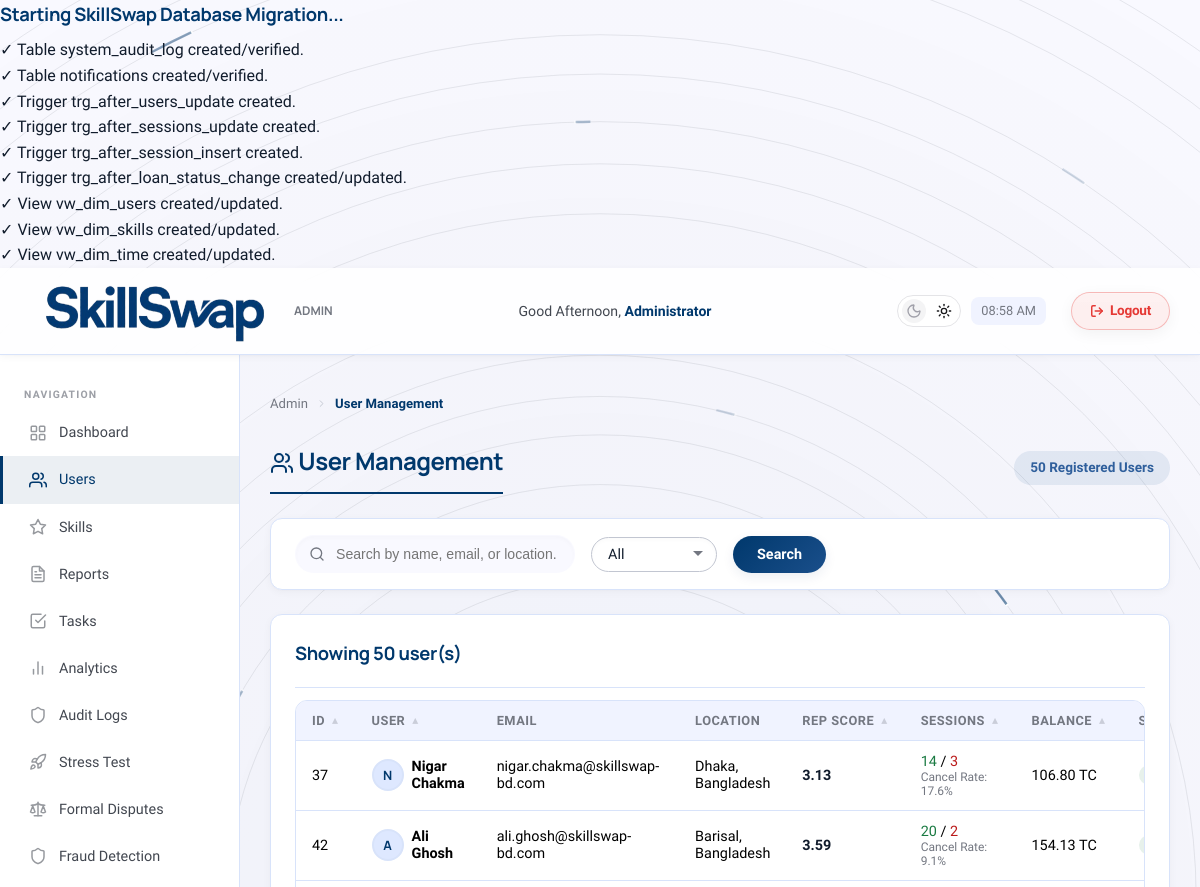
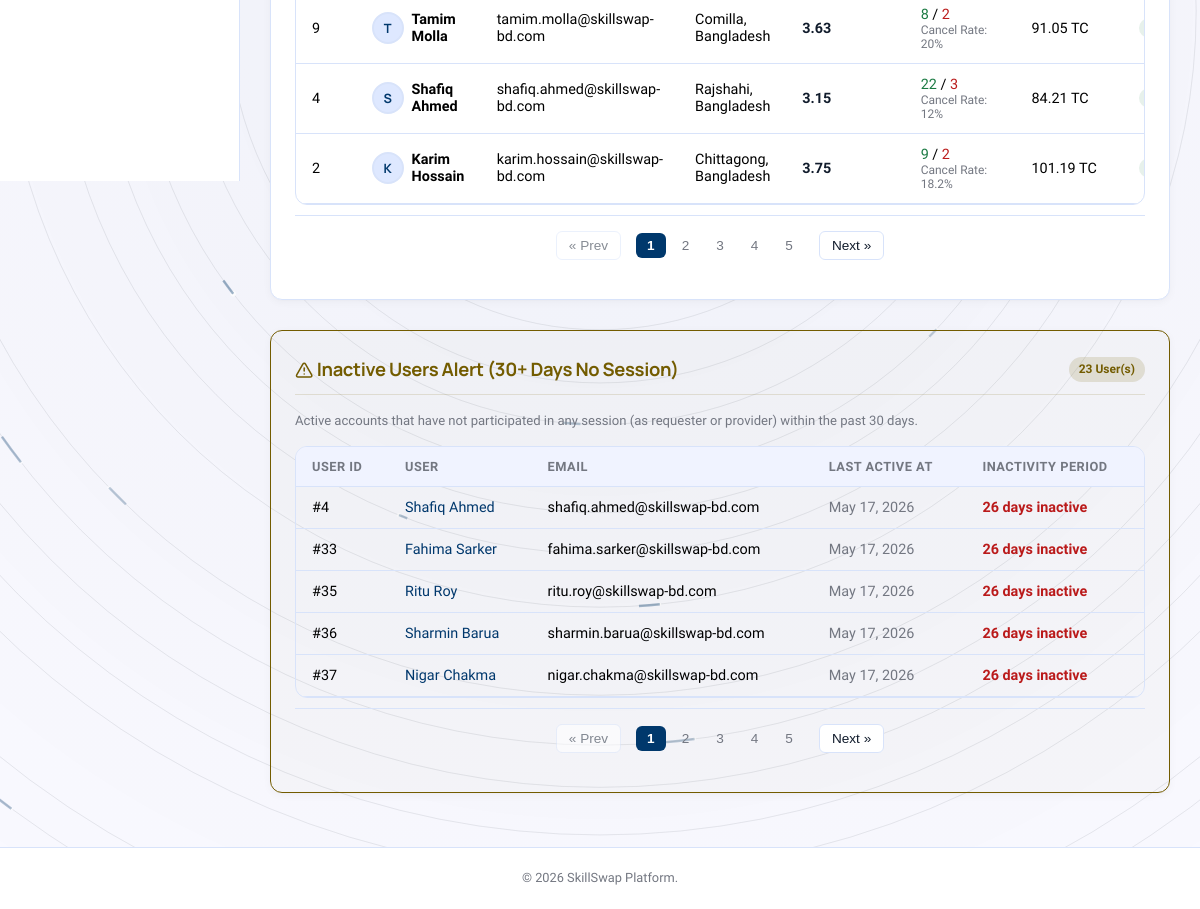
Before: /admin/users.php (signed in) with the older database file (2 pictures, top to bottom).
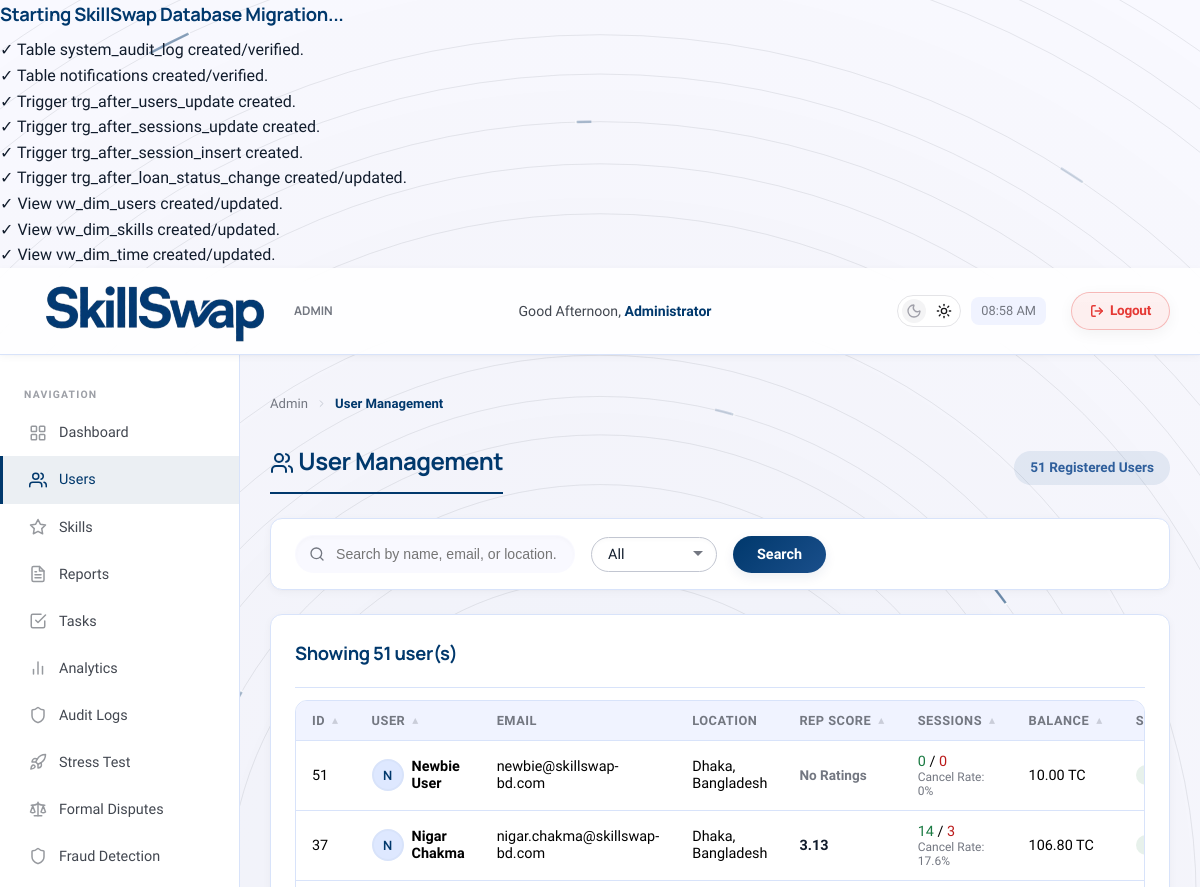
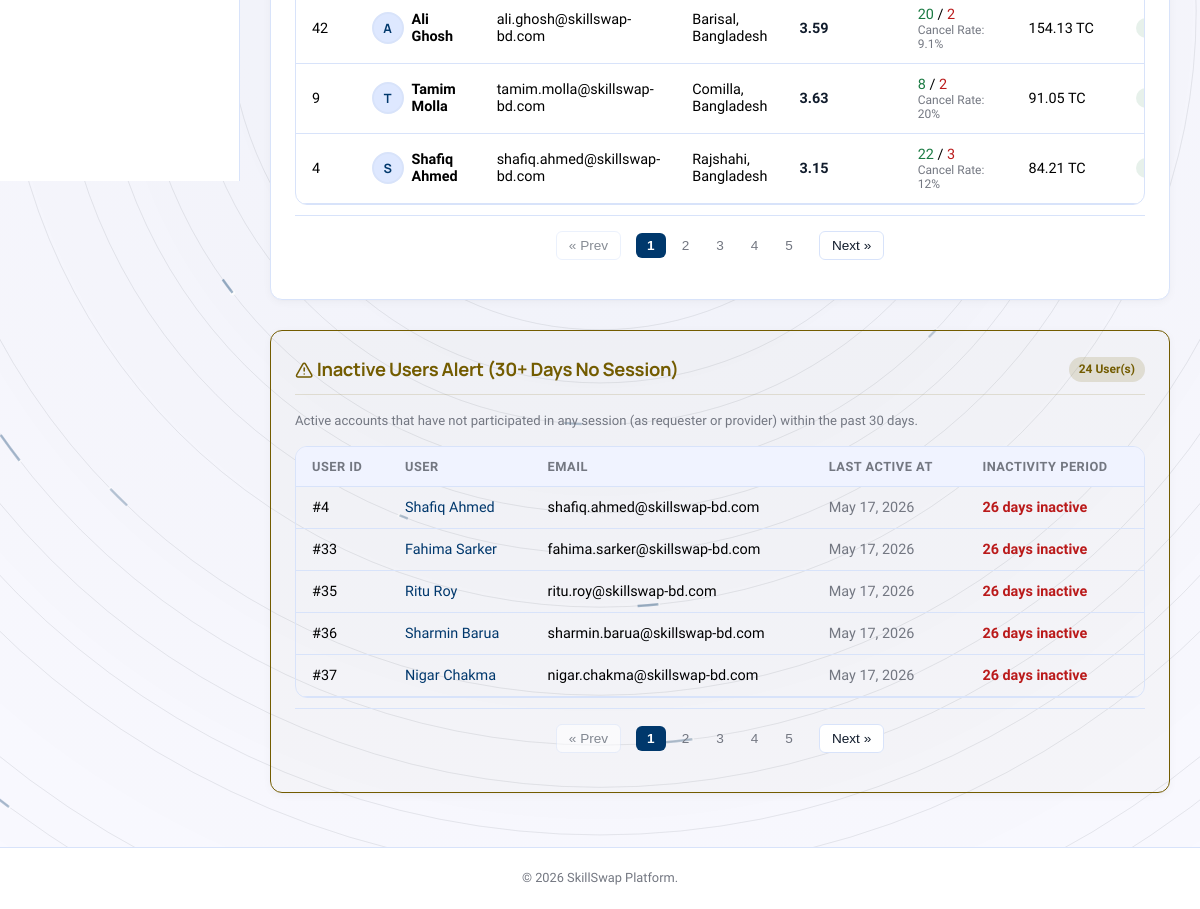
After: the same page with the newer database file (2 pictures, top to bottom).
### tables this page shows
CREATE TABLE IF NOT EXISTS users (
    user_id INT AUTO_INCREMENT PRIMARY KEY,
    name VARCHAR(100) NOT NULL,
    email VARCHAR(100) UNIQUE NOT NULL,
    password_hash VARCHAR(255) NOT NULL,
    location VARCHAR(100) NOT NULL,
    bio TEXT,
    profile_photo MEDIUMBLOB,
    profile_photo_mime VARCHAR(50),
    reliability_score DECIMAL(5, 2) DEFAULT NULL,
    status ENUM('active', 'suspended') DEFAULT 'active',
    created_at TIMESTAMP DEFAULT CURRENT_TIMESTAMP,
    last_active_at TIMESTAMP DEFAULT CURRENT_TIMESTAMP ON UPDATE CURRENT_TIMESTAMP,
    availability_schedule TEXT,
    availability_locked TINYINT(1) DEFAULT 0
);

CREATE TABLE IF NOT EXISTS reputation (
    user_id INT PRIMARY KEY,
    current_score DECIMAL(5, 2) DEFAULT NULL,
    completed_sessions INT DEFAULT 0,
    cancelled_sessions INT DEFAULT 0,
    no_show_decay DECIMAL(5, 2) DEFAULT 0.00,
    last_decay_date DATE,
    mentor_level VARCHAR(50) DEFAULT 'Novice',
    FOREIGN KEY (user_id) REFERENCES users(user_id) ON DELETE CASCADE
);

CREATE TABLE IF NOT EXISTS wallet (
    wallet_id INT AUTO_INCREMENT PRIMARY KEY,
    user_id INT UNIQUE NOT NULL,
    balance DECIMAL(15, 2) DEFAULT 0.00 CHECK (balance >= 0.00),
    last_updated TIMESTAMP DEFAULT CURRENT_TIMESTAMP ON UPDATE CURRENT_TIMESTAMP,
    FOREIGN KEY (user_id) REFERENCES users(user_id) ON DELETE CASCADE
);

### admin/users.php (the view, shortened to what the rows shown need)
<?php
require_once __DIR__ . '/../config/db.php';
$search = trim($_GET['search'] ?? '');
$filter_status = $_GET['status'] ?? 'all';
$sort = trim($_GET['sort'] ?? 'joined');
$order = trim($_GET['order'] ?? 'desc');
$allowed_sorts = [
    'id' => 'u.user_id',
    'name' => 'u.name',
    'rep' => 'r.current_score',
    'sessions' => 'r.completed_sessions',
    'balance' => 'w.balance',
    'joined' => 'u.created_at'
];
$sort_col = $allowed_sorts[$sort] ?? 'u.created_at';
$order = (strtolower($order) === 'asc') ? 'ASC' : 'DESC';
function getSortUrl($col, $dir, $search, $filter_status) {
    $query = [
        'sort' => $col,
        'order' => $dir
    ];
    return 'users.php?' . http_build_query($query);
}
function renderSortButtons($col, $current_sort, $current_order, $search, $filter_status) {
    if ($current_sort === $col) {
        if (strtolower($current_order) === 'asc') {
            $url = getSortUrl($col, 'desc', $search, $filter_status);
            return '
            <span class="sort-arrows">
                <a href="' . $url . '" class="sort-arrow active" title="Sorted Ascending. Click to sort Descending">&#x25B4;</a>
            </span>';
        } else {
            $url = getSortUrl($col, 'asc', $search, $filter_status);
            return '
            <span class="sort-arrows">
                <a href="' . $url . '" class="sort-arrow active" title="Sorted Descending. Click to sort Ascending">&#x25BE;</a>
            </span>';
        }
    } else {
        $url = getSortUrl($col, 'asc', $search, $filter_status);
        return '
        <span class="sort-arrows">
            <a href="' . $url . '" class="sort-arrow" title="Click to sort Ascending">&#x25B4;</a>
        </span>';
    }
}
$where = "WHERE 1=1";
$params = [];
$types = '';
$sql = "
    SELECT u.*, r.current_score, r.completed_sessions, r.cancelled_sessions,
           w.balance
    FROM users u
    LEFT JOIN reputation r ON u.user_id = r.user_id
    LEFT JOIN wallet w ON u.user_id = w.user_id
    $where
    ORDER BY $sort_col $order
";
if (!empty($params)) {
    $stmt = $conn->prepare($sql);
    $stmt->bind_param($types, ...$params);
    $stmt->execute();
    $users = $stmt->get_result();
} else {
    $users = $conn->query($sql);
}
$inactive_users = $conn->query("
    SELECT u.user_id, u.name, u.email, u.last_active_at,
           DATEDIFF(NOW(), u.last_active_at) AS days_inactive
    FROM users u
    WHERE u.status = 'active'
      AND NOT EXISTS (
          SELECT 1 FROM exchange_sessions es
          WHERE (es.requester_id = u.user_id OR es.provider_id = u.user_id)
            AND es.scheduled_time >= DATE_SUB(NOW(), INTERVAL 30 DAY)
      )
    ORDER BY days_inactive DESC
");
include __DIR__ . '/../includes/admin_header.php';
?>
<div class="page-header">
    <h1 class="page-title" style="margin:0;"><i data-lucide="users" class="lucide-sm"></i> User Management</h1>
</div>
<div class="card" style="margin-bottom: 30px;">
    <?php if ($users->num_rows > 0): ?>
    <div class="table-wrapper">
        <table>
            <thead>
                <tr>
                    <th>
                        <span class="th-content">
                            <span>ID</span>
                            <?php echo renderSortButtons('id', $sort, $order, $search, $filter_status); ?>
                        </span>
                    </th>
                    <th>
                        <span class="th-content">
                            <span>User</span>
                            <?php echo renderSortButtons('name', $sort, $order, $search, $filter_status); ?>
                        </span>
                    </th>
                    <th>Email</th>
                    <th>Location</th>
                    <th>
                        <span class="th-content">
                            <span>Rep Score</span>
                            <?php echo renderSortButtons('rep', $sort, $order, $search, $filter_status); ?>
                        </span>
                    </th>
                    <th>
                        <span class="th-content">
                            <span>Sessions</span>
                            <?php echo renderSortButtons('sessions', $sort, $order, $search, $filter_status); ?>
                        </span>
                    </th>
                    <th>
                        <span class="th-content">
                            <span>Balance</span>
                            <?php echo renderSortButtons('balance', $sort, $order, $search, $filter_status); ?>
                        </span>
                    </th>
                    <th>Status</th>
                </tr>
            </thead>
            <tbody>
                <?php while ($u = $users->fetch_assoc()):
                    $rep_color = 'var(--text-primary)';
                    if ($u['current_score'] === null)
                        $rep_color = 'var(--text-muted)';
                    elseif ($u['current_score'] < 2.5)
                        $rep_color = 'var(--danger)';
                    elseif ($u['current_score'] >= 4.5)
                        $rep_color = 'var(--success)';
                    ?>
                    <tr>
                        <td><?php echo $u['user_id']; ?></td>
                        <td>
                            <div class="flex items-center gap-1">
                                <?php if (!empty($u['profile_photo'])): ?>
                                    <img src="../api/user_photo.php?user_id=<?php echo $u['user_id']; ?>" class="avatar" style="width:32px; height:32px; object-fit:cover; border-radius:50%;" alt="User">
                                <?php else: ?>
                                    <div class="avatar" style="width:32px; height:32px; font-size:0.8rem;">
                                        <?php echo strtoupper(substr($u['name'], 0, 1)); ?></div>
                                <?php endif; ?>
                                <strong><?php echo htmlspecialchars($u['name']); ?></strong>
                            </div>
                        </td>
                        <td><?php echo htmlspecialchars($u['email']); ?></td>
                        <td><?php echo htmlspecialchars($u['location'] ?? 'N/A'); ?></td>
                        <td style="color:<?php echo $rep_color; ?>; font-weight:600;">
                            <?php echo $u['current_score'] !== null ? number_format((float)$u['current_score'], 2) : '<span style="font-size:0.85rem;">No Ratings</span>'; ?></td>
                        <td>
                            <span style="color:var(--success);" title="Completed"><?php echo $u['completed_sessions'] ?? 0; ?></span> /
                            <span style="color:var(--danger);" title="Cancelled"><?php echo $u['cancelled_sessions'] ?? 0; ?></span>
                            <?php
                            $total = ($u['completed_sessions'] ?? 0) + ($u['cancelled_sessions'] ?? 0);
                            $rate = $total > 0 ? round(($u['cancelled_sessions'] ?? 0) * 100 / $total, 1) : 0;
                            ?>
                            <br><small style="color: <?php echo $rate > 20 ? 'var(--danger)' : 'var(--text-muted)'; ?>; font-size:0.75rem;">Cancel Rate: <?php echo $rate; ?>%</small>
                        </td>
                        <td><?php echo number_format($u['balance'] ?? 0, 2); ?> TC</td>
                        <td>
                            <?php if ($u['status'] === 'active'): ?>
                                <span class="badge badge-success">Active</span>
                            <?php else: ?>
                                <span class="badge badge-danger">Suspended</span>
                            <?php endif; ?>
                        </td>
                    </tr>
                <?php endwhile; ?>
            </tbody>
        </table>
    </div>
    <?php endif; ?>
</div>
<?php if ($inactive_users && $inactive_users->num_rows > 0): ?>
    <div class="card mb-3" style="border: 1px solid var(--warning); background: rgba(115,92,0,0.02);">
        <div class="card-header" style="border-bottom: 1px solid rgba(115,92,0,0.15); margin-bottom: 15px;">
            <h3 style="color: var(--warning); margin:0;"><i data-lucide="alert-triangle" class="lucide-sm"></i> Inactive Users Alert (30+ Days No Session)</h3>
            <span class="badge badge-warning" style="background: rgba(115,92,0,0.15); color: var(--warning);"><?php echo $inactive_users->num_rows; ?> User(s)</span>
        </div>
        <p style="color: var(--text-muted); font-size: 0.82rem; margin-bottom: 15px;">
            Active accounts that have not participated in any session (as requester or provider) within the past 30 days.
        </p>
        <div class="table-wrapper">
            <table>
                <thead>
                    <tr>
                        <th>User ID</th>
                        <th>User</th>
                        <th>Email</th>
                        <th>Last Active At</th>
                        <th>Inactivity Period</th>
                    </tr>
                </thead>
                <tbody>
                    <?php while ($iu = $inactive_users->fetch_assoc()): ?>
                        <tr>
                            <td>#<?php echo $iu['user_id']; ?></td>
                            <td>
                                <strong><a href="../pages/user_profile.php?id=<?php echo $iu['user_id']; ?>" style="color: var(--primary); text-decoration:none;"><?php echo htmlspecialchars($iu['name']); ?></a></strong>
                            </td>
                            <td><?php echo htmlspecialchars($iu['email']); ?></td>
                            <td style="color:var(--text-muted);"><?php echo date('M d, Y', strtotime($iu['last_active_at'])); ?></td>
                            <td style="color:var(--danger); font-weight:600;"><?php echo $iu['days_inactive']; ?> days inactive</td>
                        </tr>
                    <?php endwhile; ?>
                </tbody>
            </table>
        </div>
    </div>
<?php endif; ?>
<?php include __DIR__ . '/../includes/admin_footer.php'; ?>

Changed rows visible on the page:
no longer on this page (row unchanged): users: user_id "2", name "K", name "Karim Hossain", email "karim.hossain@skillswap-bd.com", location "Chittagong, Bangladesh", reputation.current_score "3.75", reputation.completed_sessions "9", reputation.cancelled_sessions "2", reputation.completed_sessions+cancelled_sessions "18.2", wallet.balance "101.19", shown under "Showing 50 user(s)"
no longer on this page (row unchanged): reputation: completed_sessions "23"
added users: user_id "51", name "N", name "Newbie User", email "newbie@skillswap-bd.com", location "Dhaka, Bangladesh", shows "No Ratings", reputation.completed_sessions "0", reputation.cancelled_sessions "0", wallet.balance "10.00", shown under "Showing 51 user(s)"
Other visible differences:
$count_all: "50" → "51"
$users->num_rows: "50" → "51"
$inactive_users->num_rows: (not shown) → "24"
